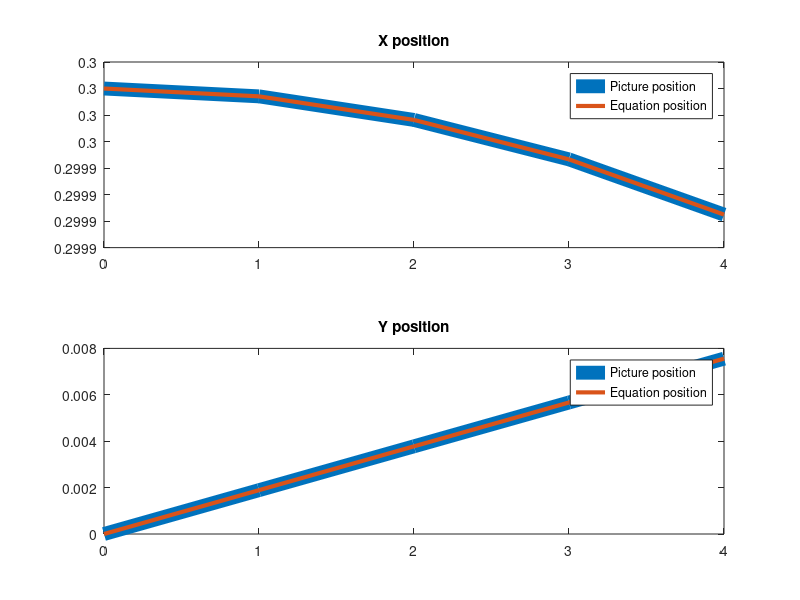
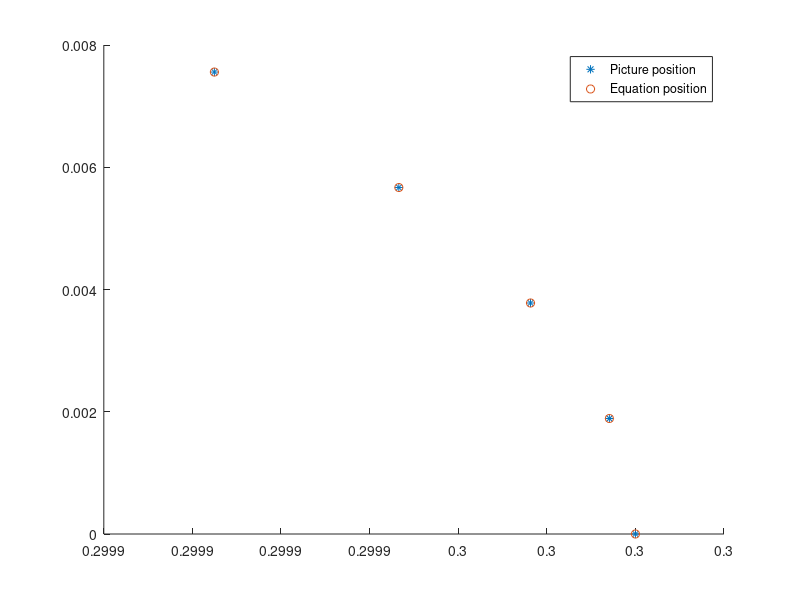

Write the MATLAB code that produced these figures, in order.
clear
% 時刻tで変化する任意のデータ
data = load('cat_data.mat');
data.size = length(data.position);

picture.position.x = data.position(1, 1:5); 
picture.position.y = data.position(2, 1:5); 

% フーリエ変換
equation.F.x = fft(picture.position.x);
equation.F.y = fft(picture.position.y);


% 三角関数の重ね合わせで近似
N = length(picture.position.x);
t = 0:N-1;
equation.position.x = zeros(1,N);
equation.position.y = zeros(1,N);

for k = 1:N
    % use exp
    equation.position.x = equation.position.x + equation.F.x(k) * exp(2*pi*1i*(k-1)*t/N);
    equation.position.y = equation.position.y + equation.F.y(k) * exp(2*pi*1i*(k-1)*t/N);
    
    %use sin cos
    % equation.position.x = equation.position.x + real(equation.F.x(k))*cos(2*pi*(k-1)*t/N) - imag(equation.F.x(k))*sin(2*pi*(k-1)*t/N);
    % equation.position.y = equation.position.y + real(equation.F.y(k))*cos(2*pi*(k-1)*t/N) - imag(equation.F.y(k))*sin(2*pi*(k-1)*t/N);

end
equation.position.x = real(equation.position.x/N);
equation.position.y = real(equation.position.y/N);

figure(1)
subplot(2, 1, 1)
plot(t, picture.position.x, 'LineWidth', 10)
hold on
plot(t, equation.position.x, 'LineWidth', 3)
hold off
legend("Picture position", "Equation position")
title("X position")

subplot(2, 1, 2)
plot(t, picture.position.y, 'LineWidth', 10)
hold on
plot(t, equation.position.y, 'LineWidth', 3)
hold off
legend("Picture position", "Equation position")
title("Y position")

figure(2)
scatter(picture.position.x, picture.position.y, "*")
hold on
scatter(equation.position.x, equation.position.y, "o")
hold off
legend("Picture position", "Equation position")

% TeX形式の数式を出力
% equation.tex_string.x = '';
% for k = 1:N
%     if k == 1
%         equation.tex_string.x = [equation.tex_string.x, num2str(real(equation.F.x(k))/N)];
%     else
%         equation.tex_string.x = [equation.tex_string.x, ' + ', num2str(real(equation.F.x(k))/N), 'e^{', num2str(2*pi*1i*(k-1)), 't}'];
%     end
% end
% disp(equation.tex_string.x)
